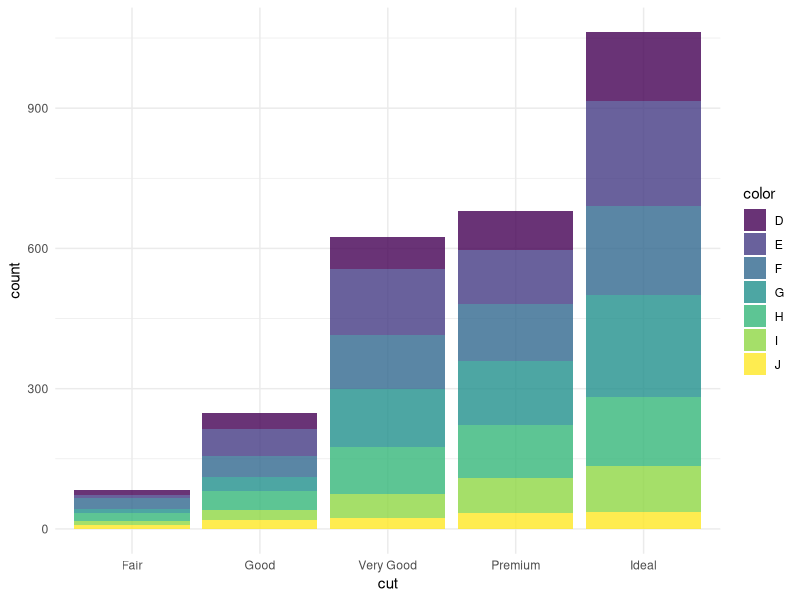
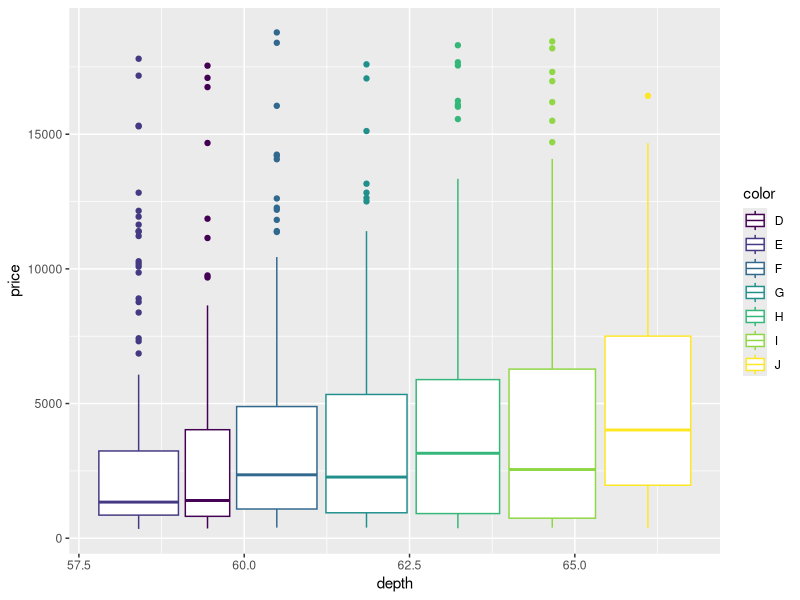
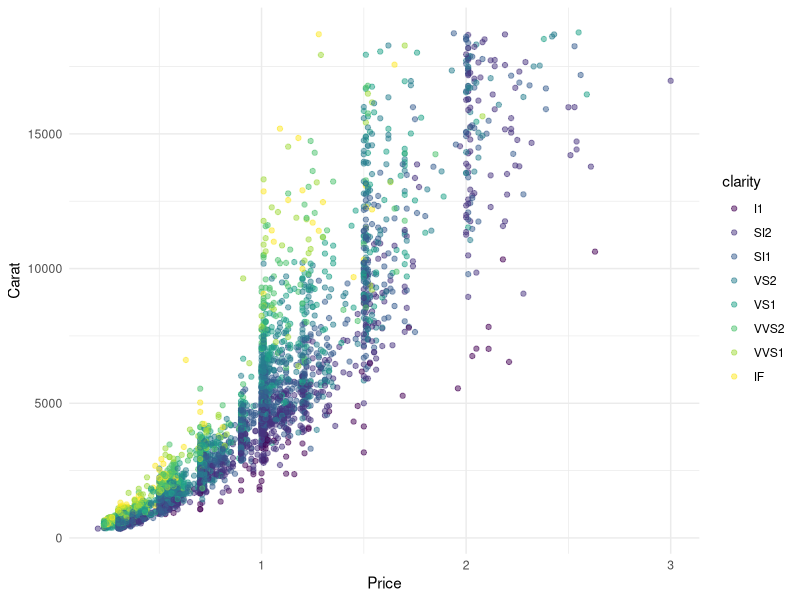
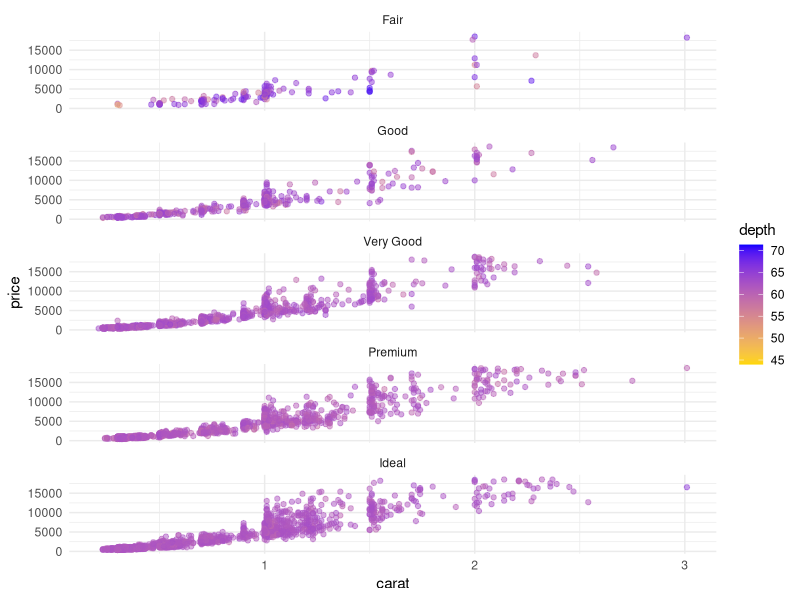
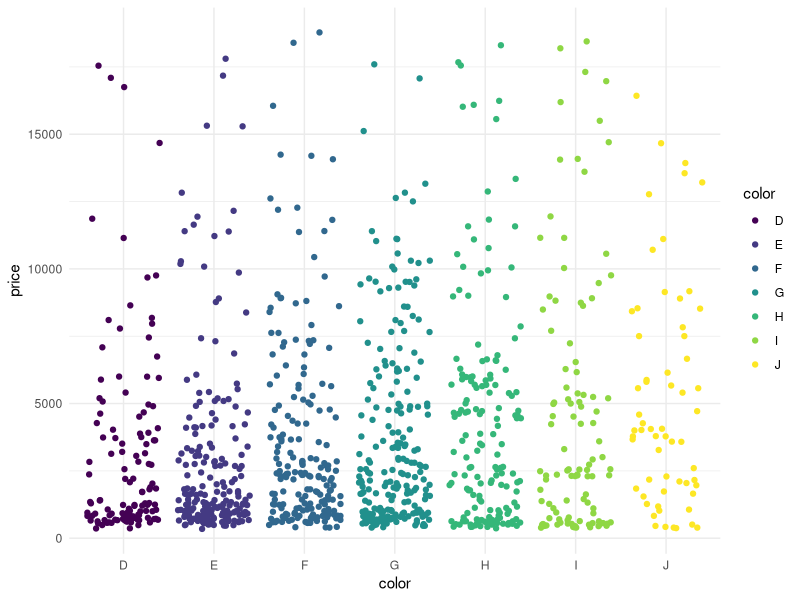

Recreate these plots in R, in order.
library(tidyverse)
View(diamonds)

set.seed(45)
ggplot(sample_frac(diamonds,0.05),
       aes(cut,fill=color))+
  geom_bar(position="stack",alpha=0.8) +
  theme_minimal()


set.seed(40)
ggplot(sample_frac(diamonds,0.02),
       aes(depth,price,col=color))+
  geom_boxplot(scale = "area") 


ggplot(sample_frac(diamonds,0.08),
       aes(carat,price, col=clarity))+
  geom_point(alpha=0.5) +
  theme_minimal()+
  labs(
    x = "Price",
    y = "Carat",
  )

ggplot(sample_frac(diamonds,0.08),
       aes(carat,price, col=depth))+
  geom_point(alpha=0.5) +
  theme_minimal() +
  scale_color_gradient(low = "gold",
                       high = "blue") +
  facet_wrap(~cut,ncol=1)


set.seed(40)
ggplot(sample_frac(diamonds,0.02),
       aes(color,price,color=color))+
  theme_minimal() +
  geom_jitter() 
  
